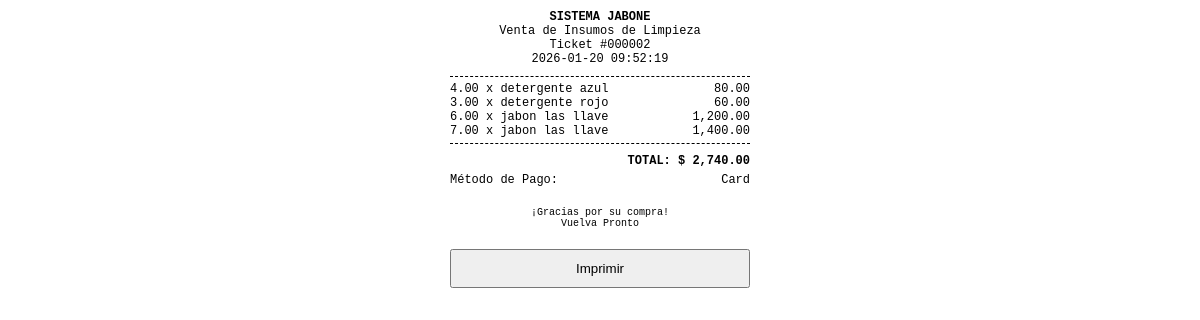
Screenshot of /Inventario-Liquid-main-verificar/ticket.php?id=2 with the database file from the repository.
### tables this page shows
CREATE TABLE `sales` (
  `id` int(11) NOT NULL AUTO_INCREMENT,
  `total_amount` decimal(10,2) NOT NULL,
  `created_at` timestamp NOT NULL DEFAULT current_timestamp(),
  `payment_method` varchar(20) DEFAULT 'cash',
  `amount_tendered` decimal(10,2) DEFAULT 0.00,
  `exchange_rate_global` decimal(10,2) DEFAULT 0.00,
  `exchange_rate_special` decimal(10,2) DEFAULT 0.00,
  PRIMARY KEY (`id`)
);

CREATE TABLE `sale_items` (
  `id` int(11) NOT NULL AUTO_INCREMENT,
  `sale_id` int(11) NOT NULL,
  `product_id` int(11) DEFAULT NULL,
  `quantity` decimal(10,4) NOT NULL,
  `subtotal` decimal(10,2) NOT NULL,
  PRIMARY KEY (`id`),
  KEY `sale_id` (`sale_id`),
  KEY `product_id` (`product_id`),
  CONSTRAINT `sale_items_ibfk_1` FOREIGN KEY (`sale_id`) REFERENCES `sales` (`id`) ON DELETE CASCADE,
  CONSTRAINT `sale_items_ibfk_2` FOREIGN KEY (`product_id`) REFERENCES `products` (`id`) ON DELETE SET NULL
);

CREATE TABLE `products` (
  `id` int(11) NOT NULL AUTO_INCREMENT,
  `category_id` int(11) DEFAULT NULL,
  `name` varchar(150) NOT NULL,
  `sku` varchar(50) DEFAULT NULL,
  `barcode` varchar(100) DEFAULT NULL,
  `brand` varchar(100) DEFAULT NULL,
  `is_liquid` tinyint(1) DEFAULT 1,
  `is_raw_material` tinyint(1) DEFAULT 0,
  `use_special_rate` tinyint(1) DEFAULT 0,
  `display_unit` varchar(20) DEFAULT 'Litro',
  `price` decimal(10,2) NOT NULL DEFAULT 0.00,
  `cost_price` decimal(10,2) NOT NULL DEFAULT 0.00,
  `stock_quantity` decimal(10,4) NOT NULL DEFAULT 0.0000,
  `min_stock` decimal(10,4) DEFAULT 10.0000,
  `image_path` varchar(255) DEFAULT NULL,
  `created_at` timestamp NOT NULL DEFAULT current_timestamp(),
  `is_favorite` tinyint(1) DEFAULT 0,
  PRIMARY KEY (`id`),
  KEY `category_id` (`category_id`),
  CONSTRAINT `products_ibfk_1` FOREIGN KEY (`category_id`) REFERENCES `categories` (`id`) ON DELETE SET NULL
);

### Inventario-Liquid-main-verificar/ticket.php (the view, shortened to what this page needs)
<?php
require_once 'config/database.php';
$id = $_GET['id'] ?? null;
$stmt = $pdo->prepare("SELECT * FROM sales WHERE id = ?");
$stmt->execute([$id]);
$sale = $stmt->fetch(PDO::FETCH_ASSOC);
$stmtItems = $pdo->prepare("
    SELECT si.*, p.name
    FROM sale_items si
    LEFT JOIN products p ON si.product_id = p.id
    WHERE si.sale_id = ?
");
$stmtItems->execute([$id]);
$items = $stmtItems->fetchAll(PDO::FETCH_ASSOC);
?>
<!DOCTYPE html>
<html>
<head>
</head>
<body onload="window.print()">
    <div class="header">
        <strong>SISTEMA JABONE</strong><br>
        Venta de Insumos de Limpieza<br>
        Ticket #<?php echo str_pad($sale['id'], 6, '0', STR_PAD_LEFT); ?><br>
        <?php echo $sale['created_at']; ?>
    </div>
    <div class="line"></div>
    <?php foreach($items as $item): ?>
    <div class="item">
        <span><?php echo number_format($item['quantity'], 2); ?> x <?php echo substr($item['name'], 0, 15); ?></span>
        <span><?php echo number_format($item['subtotal'], 2); ?></span>
    </div>
    <?php endforeach; ?>
    <div class="line"></div>
    <div class="total">
        TOTAL: $ <?php echo number_format($sale['total_amount'], 2); ?>
    </div>
    <?php if($sale['payment_method'] == 'cash'): ?>
    <div class="item" style="margin-top:5px;">
        <span>Efectivo:</span>
        <span><?php echo number_format($sale['amount_tendered'], 2); ?></span>
    </div>
    <div class="item">
        <span>Cambio:</span>
        <span><?php echo number_format($sale['amount_tendered'] - $sale['total_amount'], 2); ?></span>
    </div>
    <?php else: ?>
    <div class="item" style="margin-top:5px;">
        <span>Método de Pago:</span>
        <span><?php echo ucfirst($sale['payment_method']); ?></span>
    </div>
    <?php endif; ?>
    <div class="footer">
        ¡Gracias por su compra!<br>
        Vuelva Pronto
    </div>
    <button class="no-print" onclick="window.print()" style="width:100%; padding: 10px; margin-top: 20px; cursor: pointer;">Imprimir</button>
</body>
</html>

### Inventario-Liquid-main-verificar/ticket.php (style rules this page uses)
body { font-family: 'Courier New', monospace; font-size: 12px; max-width: 300px; margin: 0 auto; padding: 10px; }
.header { text-align: center; margin-bottom: 10px; }
.line { border-bottom: 1px dashed #000; margin: 5px 0; }
.item { display: flex; justify-content: space-between; }
.total { font-weight: bold; text-align: right; margin-top: 10px; }
.footer { text-align: center; margin-top: 20px; font-size: 10px; }

### rows the page displays
sales: id "000002", created_at "2026-01-20 09:52:19", total_amount "2,740.00", payment_method "Card"
sale_items: quantity "4.00", product.name "detergente azul", subtotal "80.00"
sale_items: quantity "3.00", product.name "detergente rojo", subtotal "60.00"
sale_items: quantity "6.00", product.name "jabon las llave", subtotal "1,200.00"
sale_items: quantity "7.00", product.name "jabon las llave", subtotal "1,400.00"
